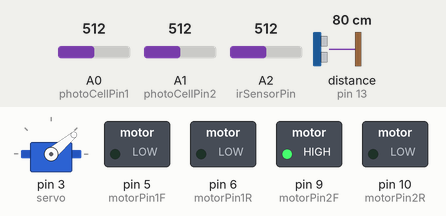
Bench run of a sketch on a simulated Arduino Uno, built with avr-gcc and run on an emulated ATmega328P. Parts: servo, switched loads named in the sketch (green lamp = pin HIGH). Wiring (inferred from the names in the program): ultrasonic range finder: trigger pin 13; echo pin 13. The test bench sets the inputs (shaded band); at power-on: distance to the obstacle (sensor on pin 13) 80 cm, A0 (photoCellPin1) = 512, A1 (photoCellPin2) = 512, A2 (irSensorPin) = 512. The echo pulse lasts 58.3 µs per cm.

Above: at 6.7 s.
6.8 s: distance to the obstacle (sensor on pin 13) set to 55 cm
10.3 s: distance to the obstacle (sensor on pin 13) set to 49 cm
At 11.6 s:
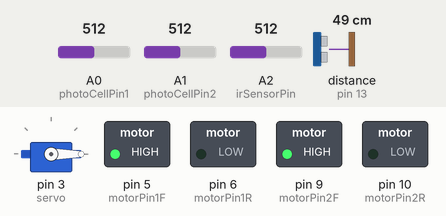
12.0 s: A0 (photoCellPin1) set to 324
13.5 s: A0 (photoCellPin1) set to 297
At 13.8 s:
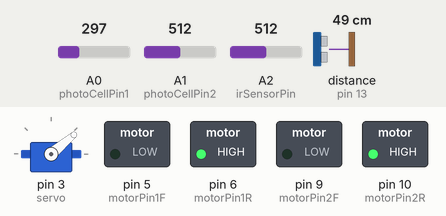
At 16.6 s:
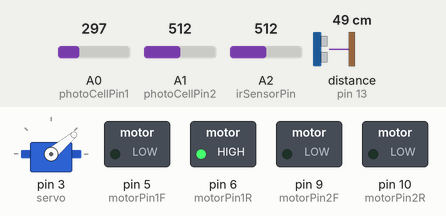
Timing chart, 0 to 18.0 s (numbered marks = the images above; inputs shaded):
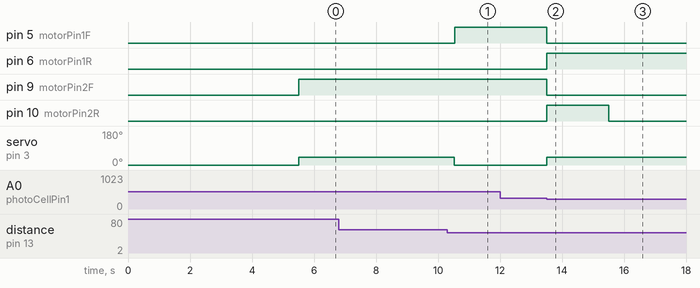

The sketch:

sumobotcompetition.ino
```cpp
#include <Servo.h>
Servo servo;


int motorPin1F = 5;
int motorPin1R = 6;
int motorPin2F = 9;
int motorPin2R = 10;
int photoCellPin1 = A0;
int photoCellPin2 = A1;
int irSensorPin = A2;
int sonarSensorPin = 13;
int minLight1 = 0;
int minLight2 = 0;


void setup()
{
//Serial.begin(9600);
delay(5000);
servo.attach(3);
pinMode(motorPin1F, OUTPUT);
pinMode(motorPin1R,OUTPUT);
pinMode(motorPin2F, OUTPUT);
pinMode(motorPin2R, OUTPUT);
pinMode(photoCellPin1,INPUT);
pinMode(photoCellPin2,INPUT);
pinMode(irSensorPin, INPUT);
digitalWrite(motorPin1F, LOW);
digitalWrite(motorPin2F, LOW);
digitalWrite(motorPin2R, LOW);
digitalWrite(motorPin2R, LOW);
servo.write(0);
delay(500);
minLight1 = analogRead(photoCellPin1) - 200;
minLight2 = analogRead(photoCellPin2) - 100;

}


//-----------------------The main algorithm for the sumobot-----------------------//
void loop()
{

  while(noLineFront() && noLineBack())
  {
    boolean sT = somethingThere();
    if(sT)
    {
      goForward();
    }
    else
    {
    turn30CCW();
    }
  }
 boolean x = noLineFront();
 boolean y = noLineBack();
  if (x == false && y == false)
  {
    turn30CCW();
  } else if (y == false)
  {
    foreward();
    turn180CCW();
  } else if (x == false)
  {
    reverse();
    turn180CCW();
  }
}
//----------------------Finds other Sumobot---------------------------------------//

boolean somethingThere()
{
 float x = irBot();
 long y = sonarBot();
  if (((x > 1.40 && x < 1.32) || (y <= 50 && y >= 3)))
  {
    return true;
  }
  return false;
}

//-------------------------Constant Move Functions------------------------------//

void goForward()
{
boolean sT = somethingThere();
if (sT)
{
  digitalWrite(motorPin1F, HIGH);
  digitalWrite(motorPin2F, HIGH);
}
while(noLineFront()){noLineFront();}
digitalWrite(motorPin1F, LOW);
digitalWrite(motorPin2F, LOW);
}

//---------------------Discrete Move Functions---------------------------------//
void turn30CCW()
{
servo.write(40);
digitalWrite(motorPin2F,HIGH);
delay(1000);
digitalWrite(motorPin2F,LOW);
servo.write(0);
}

void turn30CW()
{
servo.write(40);
digitalWrite(motorPin2R,HIGH);
delay(750);
digitalWrite(motorPin2R,LOW);
servo.write(0);
}


void turn180CCW()
{
servo.write(40);
digitalWrite(motorPin1R,HIGH);
delay(7000);
digitalWrite(motorPin1R,LOW);
servo.write(0);
}

void turn180CW()
{
  servo.write(40);
digitalWrite(motorPin2R,HIGH);
delay(2000);
digitalWrite(motorPin2R,LOW);
servo.write(0);
}


void reverse()
{
  if(noLineBack()){
  servo.write(40);
  digitalWrite(motorPin1R,HIGH);
  digitalWrite(motorPin2R,HIGH);
  delay(2000);
  digitalWrite(motorPin1R,LOW);
  digitalWrite(motorPin2R,LOW);
  servo.write(0);
  }
}

void foreward()
{
  digitalWrite(motorPin1F,HIGH);
  digitalWrite(motorPin2F,HIGH);
  delay(1000);
  digitalWrite(motorPin1F,LOW);
  digitalWrite(motorPin2F,LOW);
}
//----------------------Looks for the line and other sumobot------------------------------------------//
boolean noLineFront()
{
int lightLevel1=analogRead(photoCellPin1);
if( minLight1>lightLevel1){
  return false;
}else{
return true;
}
}

boolean noLineBack()
{
int lightLevel2=analogRead(photoCellPin2);
if(minLight2 > lightLevel2){
  return false;
}else{
return true;
}
}

long sonarBot()
{
  long duration, cm;
  pinMode(sonarSensorPin,OUTPUT);
  digitalWrite(sonarSensorPin, LOW);
  delayMicroseconds(2);
  digitalWrite(sonarSensorPin, HIGH);
  delayMicroseconds(5);
  digitalWrite(sonarSensorPin, LOW);
  pinMode(sonarSensorPin,INPUT);
  duration = pulseIn(sonarSensorPin, HIGH);
  return microsecondsToCm(duration);
}

float irBot()
{
  return analogRead(irSensorPin)*(5.0/1023.0); //converts to voltage reading
}
//--------------------To convert the echo to distance measurements------------------------------------//

float microsecondsToCm(float microseconds)
{
  return microseconds / 29.0 / 2.0;
}
```

Measured:
- the behaviour switches between 52 and 51 cm on distance to the obstacle (sensor on pin 13) (found by bisection; images 0 and 1)
- the behaviour switches between 312 and 311 on A0 (photoCellPin1) (found by bisection; images 1 and 2)
- after the input at 10.3 s, pin 5 (motorPin1F): LOW → HIGH after 0.23 s; servo on pin 3 (servo): 40° → 0° after 0.23 s
- after the input at 12.0 s, every drawn part: stays the same
- after the input at 13.5 s, pin 5 (motorPin1F), pin 9 (motorPin2F): HIGH → LOW at once; pin 6 (motorPin1R): LOW → HIGH at once; pin 10 (motorPin2R): LOW → HIGH at once, → LOW 2.0 s later; servo on pin 3 (servo): 0° → 40° at once
